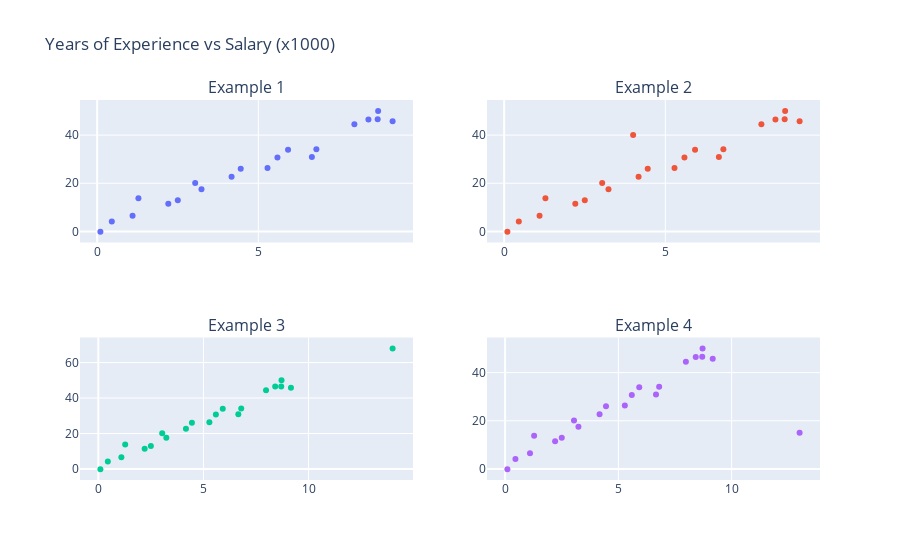

Write notebook code for a chart like this one.
### Code cell
rows, cols = 2, 2
fig = make_subplots(rows=rows, cols=cols, subplot_titles=("Example 1", "Example 2", "Example 3", "Example 4"))

for i, df in enumerate(df_list):
    row = (i // cols) + 1
    col = (i % cols) + 1
    
    fig.add_trace(
        go.Scatter(x=df["YoE"], y=df["Salary"], mode="markers"),
        row=row, col=col
    )

fig.update_layout(title_text="Years of Experience vs Salary (x1000)", showlegend=False)
fig.show()

### Figure 1 — Plotly figure (JSON) as saved in the notebook; plotly's stock layout.template omitted (floating-point values rounded to 4 significant figures)
{"data": [{"mode": "markers", "type": "scatter", "x": [0.1, 0.454, 1.098, 1.279, 2.206, 2.501, 3.04, 3.236, 4.453, 4.17, 5.285, 5.592, 5.921, 6.661, 6.8, 7.979, 8.415, 8.716, 8.702, 9.165], "xaxis": "x", "y": [-0.0716, 4.167, 6.57, 13.81, 11.45, 12.96, 20.16, 17.56, 26.03, 22.76, 26.3, 30.69, 33.94, 30.92, 34.11, 44.45, 46.5, 50.06, 46.55, 45.78], "yaxis": "y"}, {"mode": "markers", "type": "scatter", "x": [0.1, 0.454, 1.098, 1.279, 2.206, 2.501, 3.04, 3.236, 4.453, 4.17, 5.285, 5.592, 5.921, 6.661, 6.8, 7.979, 8.415, 8.716, 8.702, 9.165, 4], "xaxis": "x2", "y": [-0.0716, 4.167, 6.57, 13.81, 11.45, 12.96, 20.16, 17.56, 26.03, 22.76, 26.3, 30.69, 33.94, 30.92, 34.11, 44.45, 46.5, 50.06, 46.55, 45.78, 40], "yaxis": "y2"}, {"mode": "markers", "type": "scatter", "x": [0.1, 0.454, 1.098, 1.279, 2.206, 2.501, 3.04, 3.236, 4.453, 4.17, 5.285, 5.592, 5.921, 6.661, 6.8, 7.979, 8.415, 8.716, 8.702, 9.165, 14], "xaxis": "x3", "y": [-0.0716, 4.167, 6.57, 13.81, 11.45, 12.96, 20.16, 17.56, 26.03, 22.76, 26.3, 30.69, 33.94, 30.92, 34.11, 44.45, 46.5, 50.06, 46.55, 45.78, 68], "yaxis": "y3"}, {"mode": "markers", "type": "scatter", "x": [0.1, 0.454, 1.098, 1.279, 2.206, 2.501, 3.04, 3.236, 4.453, 4.17, 5.285, 5.592, 5.921, 6.661, 6.8, 7.979, 8.415, 8.716, 8.702, 9.165, 13], "xaxis": "x4", "y": [-0.0716, 4.167, 6.57, 13.81, 11.45, 12.96, 20.16, 17.56, 26.03, 22.76, 26.3, 30.69, 33.94, 30.92, 34.11, 44.45, 46.5, 50.06, 46.55, 45.78, 15], "yaxis": "y4"}], "layout": {"annotations": [{"font": {"size": 16}, "showarrow": false, "text": "Example 1", "x": 0.225, "xanchor": "center", "xref": "paper", "y": 1, "yanchor": "bottom", "yref": "paper"}, {"font": {"size": 16}, "showarrow": false, "text": "Example 2", "x": 0.775, "xanchor": "center", "xref": "paper", "y": 1, "yanchor": "bottom", "yref": "paper"}, {"font": {"size": 16}, "showarrow": false, "text": "Example 3", "x": 0.225, "xanchor": "center", "xref": "paper", "y": 0.375, "yanchor": "bottom", "yref": "paper"}, {"font": {"size": 16}, "showarrow": false, "text": "Example 4", "x": 0.775, "xanchor": "center", "xref": "paper", "y": 0.375, "yanchor": "bottom", "yref": "paper"}], "showlegend": false, "title": {"text": "Years of Experience vs Salary (x1000)"}, "xaxis": {"anchor": "y", "domain": [0, 0.45]}, "xaxis2": {"anchor": "y2", "domain": [0.55, 1]}, "xaxis3": {"anchor": "y3", "domain": [0, 0.45]}, "xaxis4": {"anchor": "y4", "domain": [0.55, 1]}, "yaxis": {"anchor": "x", "domain": [0.625, 1]}, "yaxis2": {"anchor": "x2", "domain": [0.625, 1]}, "yaxis3": {"anchor": "x3", "domain": [0, 0.375]}, "yaxis4": {"anchor": "x4", "domain": [0, 0.375]}}}
